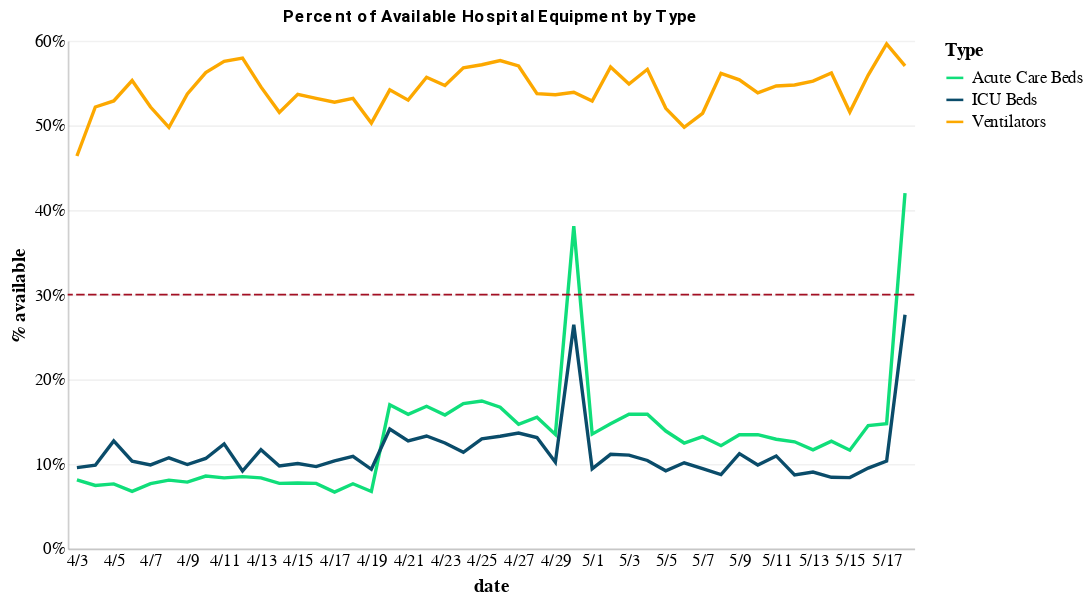
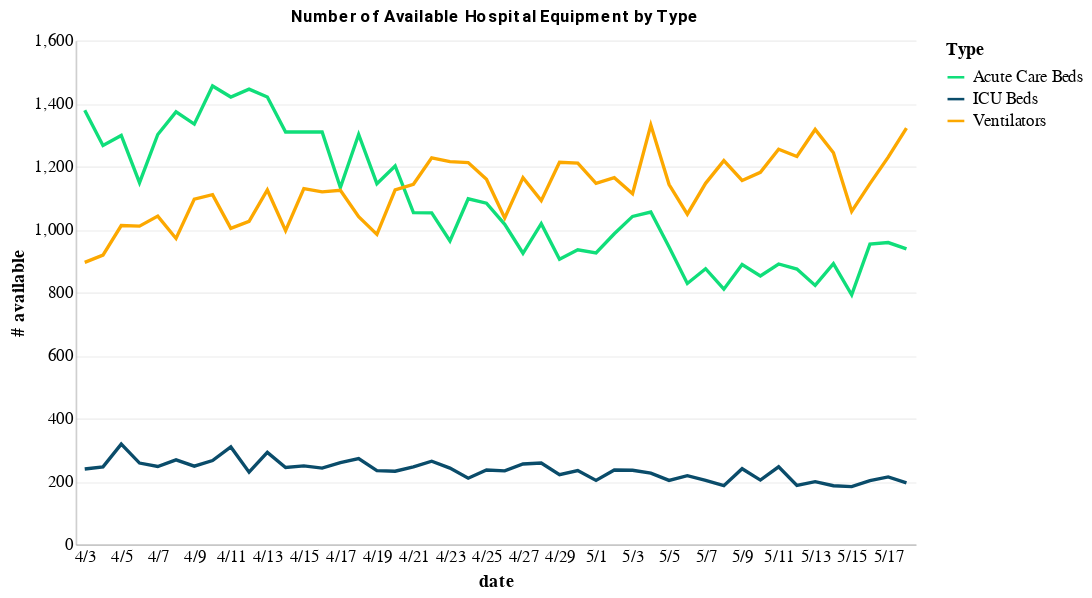

Source (notebook cell) for these figures, in order:
### Markdown cell above
## Hospital Capacity Indicators

### Code cell
hospital = utils.hospital_capacity_lacity("4/1/20")

### Figure 1 — Vega-Lite specification as saved in the notebook (floating-point values rounded to 4 significant figures; data arrays with more than 128 entries replaced by an {"elided": "..."} marker saying what was removed)
{"config": {"view": {"continuousWidth": 400, "continuousHeight": 300, "strokeOpacity": 0}, "axis": {"domainOpacity": 0.4, "gridOpacity": 0.4, "ticks": false}, "title": {"anchor": "middle", "color": "black", "font": "Roboto", "fontSize": 10}}, "layer": [{"data": {"name": "data-f5a7c0c8fb45a36ebf6efa1b68762f20"}, "mark": "line", "encoding": {"color": {"type": "nominal", "field": "Type", "scale": {"domain": ["Acute Care Beds", "ICU Beds", "Ventilators"], "range": ["#10DE7A", "#0A4C6A", "#FCA800"]}}, "x": {"type": "nominal", "axis": {"format": "%-m/%-d"}, "field": "Date", "timeUnit": "monthdate", "title": "date"}, "y": {"type": "quantitative", "axis": {"format": "%"}, "field": "pct_available", "title": "% available"}}}, {"data": {"name": "data-3d40eef6f5c0bf9cd18ed8669401cbf2"}, "mark": {"type": "rule", "color": "#A30F23", "strokeDash": [5, 2]}, "encoding": {"y": {"type": "quantitative", "field": "y"}}}], "title": "Percent of Available Hospital Equipment by Type", "width": 500, "$schema": "https://vega.github.io/schema/vega-lite/v4.0.2.json", "datasets": {"data-f5a7c0c8fb45a36ebf6efa1b68762f20": {"elided": "138 records"}, "data-3d40eef6f5c0bf9cd18ed8669401cbf2": [{"y": 0.3}]}}

### Figure 2 — Vega-Lite specification as saved in the notebook (floating-point values rounded to 4 significant figures; data arrays with more than 128 entries replaced by an {"elided": "..."} marker saying what was removed)
{"config": {"view": {"continuousWidth": 400, "continuousHeight": 300, "strokeOpacity": 0}, "axis": {"domainOpacity": 0.4, "gridOpacity": 0.4, "ticks": false}, "title": {"anchor": "middle", "color": "black", "font": "Roboto", "fontSize": 10}}, "data": {"name": "data-f5a7c0c8fb45a36ebf6efa1b68762f20"}, "mark": "line", "encoding": {"color": {"type": "nominal", "field": "Type", "scale": {"domain": ["Acute Care Beds", "ICU Beds", "Ventilators"], "range": ["#10DE7A", "#0A4C6A", "#FCA800"]}}, "x": {"type": "nominal", "axis": {"format": "%-m/%-d"}, "field": "Date", "timeUnit": "monthdate", "title": "date"}, "y": {"type": "quantitative", "field": "n_available", "title": "# available"}}, "title": "Number of Available Hospital Equipment by Type", "width": 500, "$schema": "https://vega.github.io/schema/vega-lite/v4.0.2.json", "datasets": {"data-f5a7c0c8fb45a36ebf6efa1b68762f20": {"elided": "138 records"}}}
